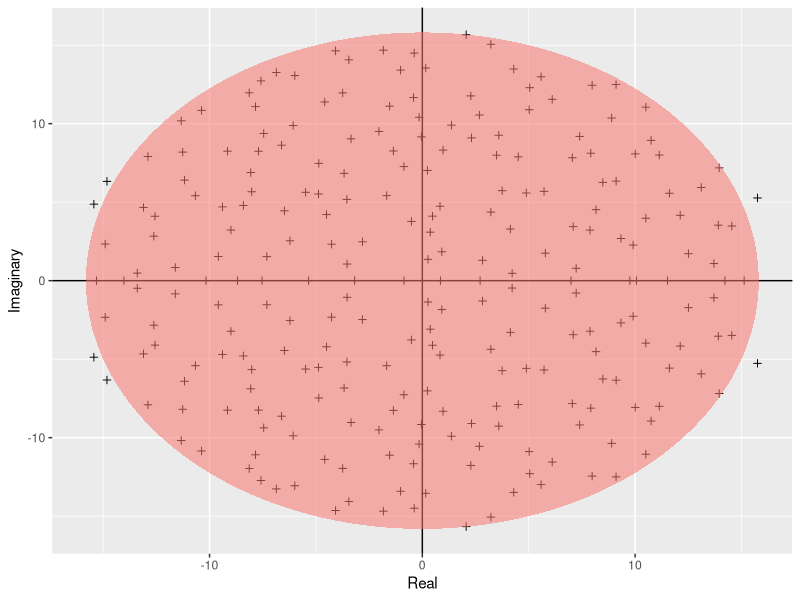

Reproduce this figure in R.
### combine MQB scripts 
require(ggplot2)


build_ellipse <- function(hradius, vradius){ # function that returns an ellipse
  npoints = 250
  a <- seq(0, 2 * pi, length = npoints + 1)
  x <- hradius * cos(a)
  y <- vradius * sin(a)  
  return(data.frame(x = x, y = y))
}

N <- 250 # Assign size of the matrix

M <- matrix(rnorm(N * N), N, N) # Build the matrix

eigvals <- eigen(M)$values # Find the eigenvalues

eigDF <- data.frame("Real" = Re(eigvals), "Imaginary" = Im(eigvals)) # Build a dataframe

my_radius <- sqrt(N) # The radius of the circle is sqrt(N)

ellDF <- build_ellipse(my_radius, my_radius) # Dataframe to plot the ellipse

names(ellDF) <- c("Real", "Imaginary") # rename the columns

# plot the eigenvalues
p <- ggplot(eigDF, aes(x = Real, y = Imaginary))
p <- p +
  geom_point(shape = I(3)) +
  theme(legend.position = "none")

# now add the vertical and horizontal line
p <- p + geom_hline(aes(yintercept = 0))
p <- p + geom_vline(aes(xintercept = 0))

# finally, add the ellipse
p <- p + geom_polygon(data = ellDF, aes(x = Real, y = Imaginary, alpha = 1/20, fill = "red"))


### save as pdf
ggsave("../DataR/results/Girko.pdf", plot = p)
